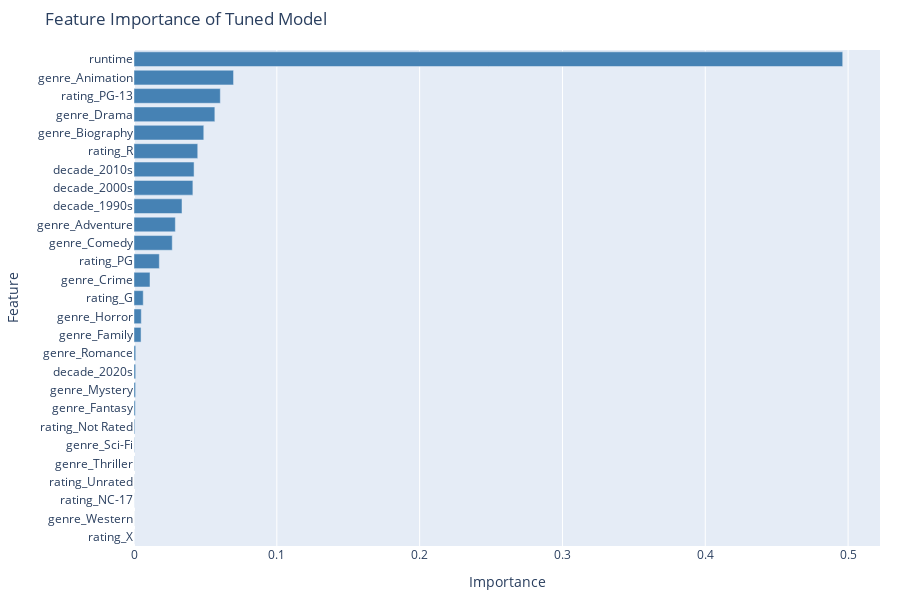

The notebook cell this image was saved under:
### Code cell
import plotly.express as px
import pandas as pd

# Create DataFrame of feature importances
feat_df = pd.DataFrame({
    'Feature': feature_cols,
    'Importance': model.feature_importances_
})

# Filter to only features with importance > 0
feat_df = feat_df[feat_df['Importance'] > 0].sort_values(by='Importance', ascending=True)  # ascending for horizontal bar

# Create Plotly horizontal bar chart
fig = px.bar(
    feat_df,
    x='Importance',
    y='Feature',
    orientation='h',
    title='Feature Importance of Tuned Model',
    labels={'Importance': 'Importance', 'Feature': 'Feature'},
    color_discrete_sequence=['steelblue']
)

# Improve layout
fig.update_layout(
    xaxis_title='Importance',
    yaxis_title='Feature',
    margin=dict(l=100, r=20, t=50, b=50),
    height=600
)

# Show the figure
fig.show()

### Figure 1 — Plotly figure (JSON) as saved in the notebook; plotly's stock layout.template omitted (floating-point values rounded to 4 significant figures)
{"data": [{"hovertemplate": "Importance=%{x}<br>Feature=%{y}<extra></extra>", "legendgroup": "", "marker": {"color": "steelblue", "pattern": {"shape": ""}}, "name": "", "orientation": "h", "showlegend": false, "textposition": "auto", "type": "bar", "x": [1.305e-05, 2.006e-05, 5.891e-05, 7.398e-05, 0.0001599, 0.0002357, 0.000549, 0.0008937, 0.0011, 0.001168, 0.001203, 0.004933, 0.005108, 0.006473, 0.0112, 0.01774, 0.02678, 0.02895, 0.03361, 0.04122, 0.04206, 0.04463, 0.04886, 0.05661, 0.06044, 0.0697, 0.4962], "xaxis": "x", "y": ["rating_X", "genre_Western", "rating_NC-17", "rating_Unrated", "genre_Thriller", "genre_Sci-Fi", "rating_Not Rated", "genre_Fantasy", "genre_Mystery", "decade_2020s", "genre_Romance", "genre_Family", "genre_Horror", "rating_G", "genre_Crime", "rating_PG", "genre_Comedy", "genre_Adventure", "decade_1990s", "decade_2000s", "decade_2010s", "rating_R", "genre_Biography", "genre_Drama", "rating_PG-13", "genre_Animation", "runtime"], "yaxis": "y"}], "layout": {"barmode": "relative", "height": 600, "legend": {"tracegroupgap": 0}, "margin": {"b": 50, "l": 100, "r": 20, "t": 50}, "title": {"text": "Feature Importance of Tuned Model"}, "xaxis": {"anchor": "y", "domain": [0, 1], "title": {"text": "Importance"}}, "yaxis": {"anchor": "x", "domain": [0, 1], "title": {"text": "Feature"}}}}
